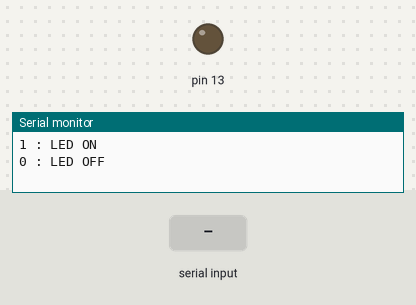
Bench run of a sketch on a simulated Arduino Uno, built with avr-gcc and run on an emulated ATmega328P. On the bench: output pins drawn as LEDs (lit = HIGH), the last lines printed to the serial monitor. The test bench sets the inputs (shaded band).

Above: at 1.2 s.
1.3 s: "1\n" received over Serial
At 2.0 s:
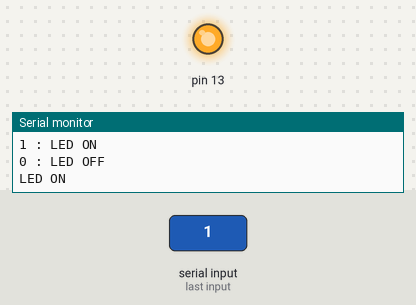
2.8 s: "0\n" received over Serial
At 3.1 s:
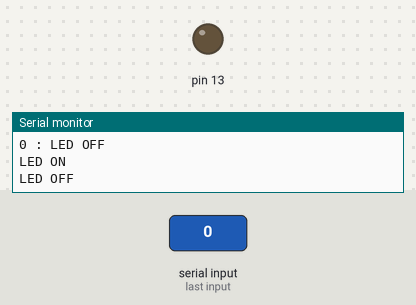
Timing chart, 0 to 5.8 s (numbered marks = the images above; inputs shaded):
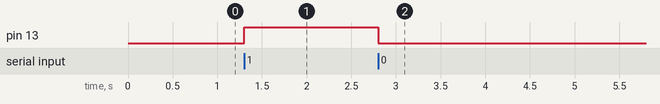

Measured:
- after the input at 1.3 s, pin 13: LOW → HIGH at once
- after the input at 2.8 s, pin 13: HIGH → LOW at once

The sketch:

practice6.ino
```cpp
void setup() { // 시작과 동시에 한 번만 실행, 주로 아두이노에서 몇 번 핀을 어떤 용도로 사용할 것인지를 작성
  // put your setup code here, to run once:
  pinMode(13, OUTPUT);
  Serial.begin(9600);

  digitalWrite(13, LOW); // 시작할 때 LED 끄게 만들기 위해서
  Serial.println("1 : LED ON");
  Serial.println("0 : LED OFF");
}

void loop() { // 포함하는 코드를 무한히 반복 실행 (while(1)과)
  // put your main code here, to run repeatedly:
  // 입력된 문자 하나를 읽음
  if(Serial.available() > 0){
    char command = Serial.read();

    //줄바꿈 문자는 무시
    if (command == '\n' || command == '\r'){
      return;
    }

    if (command == '1'){ // 1이 입력되면 LED ON
      digitalWrite(13, HIGH);
      Serial.println("LED ON");
    }else if (command ='0'){ // 0이 입력되면 LED OFF
      digitalWrite(13, LOW);
      Serial.println("LED OFF");
    }else{ // 다른 문자가 입력된 경우
      Serial.println("Invalid Command");
    }
  }
}
```
